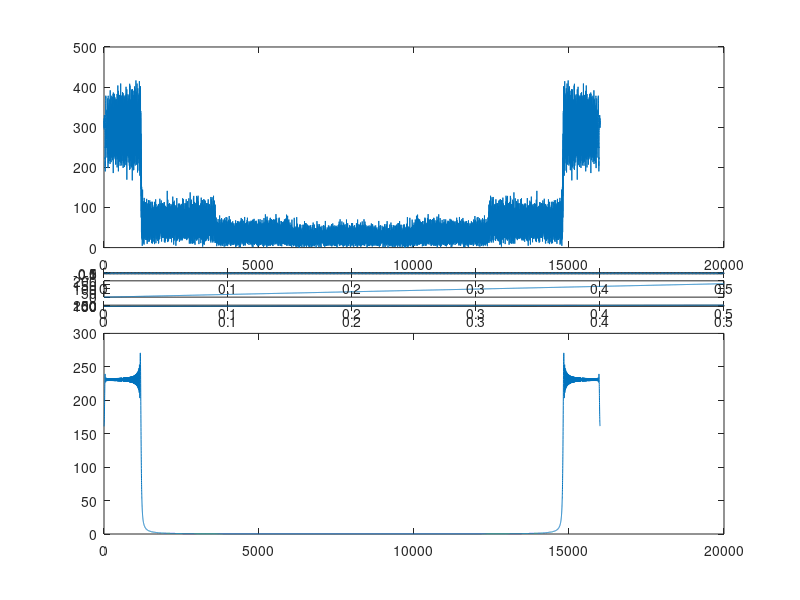

MATLAB code to generate this figure:
%                                                                 Mohammed
%                                                                 Siddiq
%                                                                 213054614  
%                                       
% Introduction -
% In this lab we were familiarising with acquiring and implemnting sound through matlab. 
% We did a bunch of different experiments involving generating sounds from a piano using 
% its frequency and changing amplitudes to check when clipping of sound
% occurs and were introduced to using FFT.



%%
% Equipment - We used a pc and headphones provided in the lab using the matlab
% software to complete the lab.

%%
% Discussion -
% The following consists the results from the lab.

% Question 1 part 1)
a=0:(1/8000):2;  % Implementing the code given in the question 
f=150*a;
x=sin(2*pi*f.*a);
subplot(2,1,1), plot(a,f)
subplot(2,1,2), plot(a,x)
audiowrite('sound1.wav',x,8000);
sound(x,8000);

% (1):
% The number of samples in 1 second are 8000.
% (2):
% The sound heard was in a format of a short high pitch noice carried on
% with a long stretch of constant pitch. This is observed due to a longer 
% wavelength initially ongoing with a decereasing wavelength and period 
% respectively

%%
a=0:(1/8000):0.5;
                     % Implementing the differents notes from the website
                     % given in the question.
                     
f1=261.626*a; % Note 40
f2=293.665*a; % Note 42
f3=329.628*a; % Note 44
f4=349.228*a; % Note 45
f5=391.995*a; % Note 47
f6=440.000*a; % Note 49
f7=493.883*a; % Note 51
f8=523.251*a; % Note 52

x1=sin(2*pi*f1);            % creating the x function that produces the sine wave with the
x2=sin(2*pi*f2);            % different frequencies of the different notes.
x3=sin(2*pi*f3);
x4=sin(2*pi*f4);
x5=sin(2*pi*f5);
x6=sin(2*pi*f6);
x7=sin(2*pi*f7);
x8=sin(2*pi*f8);

u=[x1,x2,x3,x4,x5,x6,x7,x8];

subplot(9,1,1), plot(a,f1)   % ploting all the x functions.
subplot(9,1,2), plot(a,x1)

subplot(9,1,3), plot(a,f2)
subplot(9,1,4), plot(a,x2)

subplot(9,1,5), plot(a,f3)
subplot(9,1,6), plot(a,x3)

subplot(16,1,7), plot(a,f4)
subplot(16,1,8), plot(a,x4)

subplot(16,1,9), plot(a,f5)
subplot(16,1,10), plot(a,x5)

subplot(16,1,11), plot(a,f6)
subplot(16,1,12), plot(a,x6)

subplot(16,1,13), plot(a,f7)
subplot(16,1,14), plot(a,x7)

subplot(16,1,15), plot(a,f8)
subplot(16,1,16), plot(a,x8)

audiowrite('Cscale.wav',u,8000);   % creating a new .wav file
sound(u,8000);                     % playing the file.

%% Q2 Part (2)

% The audio video was as expected according to the lab manual.
%% Q2 Part (3)

fs1=4000;       % assigning different frequencies to try according to the question.
fs2=8000;
fs3=16000;


sound(u,fs1);  % playing the file with the different frequencies with a pause in between
pause(8);      % to distinguish betweeen the different frequencies.
sound(u,fs2);
pause(8);
sound(u,fs3);


% Yes, they sound the same as we're using the same notes but the pitch
% varies due to differnt fs values i.e. sampling frequencies.
%% Q2 Part (4)

[Y,fs2]=audioread('Cscale.wav');  % reading the file onto Y.

z= fliplr(u);                     % flipping the waveforrm according to the question using fliplr.
audiowrite('CscaleZ.wav',z,8000);
sound(z,8000);


% CscaleZ.wav starts off with a high pitch and continues to decrease in pitch
% while Cscale.wav starts with a low pitch and increases.

%% Q3  Part (1)

a=0:(1/8000):1;
f1=261.626*a; % Note 40
i=sin(2*pi*f1);

audiowrite('Cmajor.wav',i,8000); % setting the file according to note 40 as the major file.
sound(i,8000);

y =fft(i);                       % taking the fft of the output.
plot(abs(y));                    % plotting to observe what happened when we take the fft.
%% Q3 Part (2)

fs=8000;
[y,fs]=audioread('Cmajor.wav');
plot(y);                          

% From the plot we can see the values are between the range of 1 & -1 which
% is the valid range of data.

%% Q3 Part (3)

a=0:(1/8000):1;
f1=261.626*a; % Note 40
peak =20*sin(2*pi*f1);      % Increasing the peak magnitude.

audiowrite('Cmajor2.wav',peak,8000);
sound(peak,8000);
plot(peak);                    % plotting to see what happens when we increase peak magnitude.

% Yes, a warning was issued saying our data was 'clipped' when writing the
% file. Because the accepted range for y is only from (-1,1) so anything
% outside that is clipped, as shown.

%% Q3 Part (4)

fs=8000;
[CY1,fs]=audioread('Cmajor.wav');    % creating two audio files 
[CY2,fs]=audioread('Cmajor2.wav');

subplot(2,1,1), plot(a,CY1)          % plotting their graphs.
subplot(2,1,2), plot(a,CY2) 
sound(CY1, 8000);
sound(CY2, 8000);              

% They sound the same. However, when the graphs were plotted, we noticed a
% change in the range of y-values of CY2 from (-20,20) instead of (-1,1).

%% Q3 Part (5)

p =fft(CY1);              % Taking fft of both outputs and observing through thier graphs.
p2=fft(CY2);
plot(abs(p));
plot(abs(p2));

% Observation: We observe that the frequency starts from 261.626 (which is
% the frequency of note 40) and later on the graph also plots the
% frequencies of the remaining notes we initially had in the question (i.e.
% notes 42,44,45,47,49,51,52).

%% Q3 Part (6)

[r,fs]=audioread('sound1.wav');
e= 20*r;                          % Increasing the peak magnitude.
audiowrite('sound2.wav',e,8000);
[hm,fs]=audioread('sound2.wav');
sound(e,8000);                   % observing any difference.
pause(3);
sound(x,8000);

b=fft(hm);                      % Taking fft and comparing with file from the first question.
c=fft(r);
subplot(2,1,1), plot(abs(b))
subplot(2,1,2), plot(abs(c))

%%
% Conclusion -

% In this lab we learnt how to make audio files and read them to make sound
% file which we can listen. The prcoess of the getting  familiar with the
% functions for dealing with audio files were confusing in the start of the
% lab but got easier as the lab went on. We achieved finishing all the
% questions given in the lab manual which involved creating audio files and
% clipping them and taking the fft of files as well as making audio files
% of musical instruments by just using the thier frequencies.



